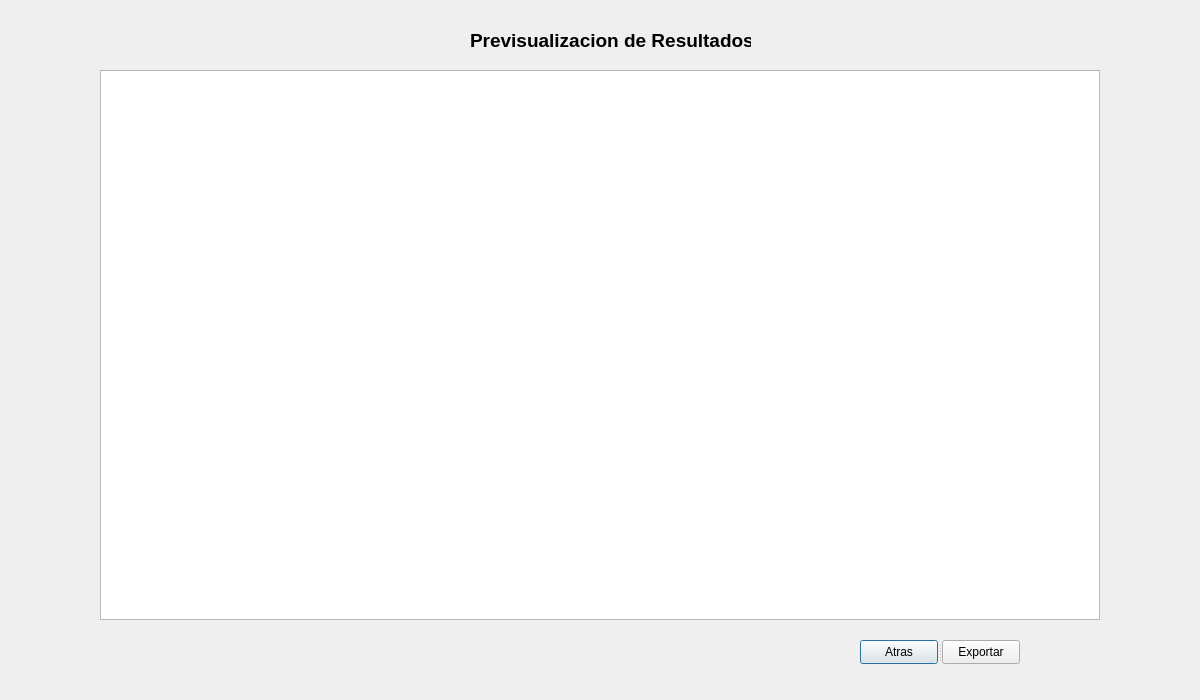
<?xml version="1.0" encoding="UTF-8"?>
<ui version="4.0">
 <class>Dialog</class>
 <widget class="QDialog" name="Dialog">
  <property name="geometry">
   <rect>
    <x>0</x>
    <y>0</y>
    <width>1200</width>
    <height>700</height>
   </rect>
  </property>
  <property name="minimumSize">
   <size>
    <width>1200</width>
    <height>700</height>
   </size>
  </property>
  <property name="maximumSize">
   <size>
    <width>1200</width>
    <height>700</height>
   </size>
  </property>
  <property name="windowTitle">
   <string>Dialog</string>
  </property>
  <widget class="QLabel" name="label">
   <property name="geometry">
    <rect>
     <x>470</x>
     <y>30</y>
     <width>281</width>
     <height>20</height>
    </rect>
   </property>
   <property name="font">
    <font>
     <pointsize>14</pointsize>
     <bold>true</bold>
    </font>
   </property>
   <property name="text">
    <string>Previsualizacion de Resultados</string>
   </property>
  </widget>
  <widget class="QTableWidget" name="tblResults">
   <property name="geometry">
    <rect>
     <x>100</x>
     <y>70</y>
     <width>1000</width>
     <height>550</height>
    </rect>
   </property>
  </widget>
  <widget class="QSplitter" name="splitter">
   <property name="geometry">
    <rect>
     <x>860</x>
     <y>640</y>
     <width>160</width>
     <height>24</height>
    </rect>
   </property>
   <property name="orientation">
    <enum>Qt::Orientation::Horizontal</enum>
   </property>
   <widget class="QPushButton" name="btnback">
    <property name="text">
     <string>Atras</string>
    </property>
   </widget>
   <widget class="QPushButton" name="btnExport">
    <property name="text">
     <string>Exportar</string>
    </property>
   </widget>
  </widget>
 </widget>
 <resources/>
 <connections/>
</ui>
